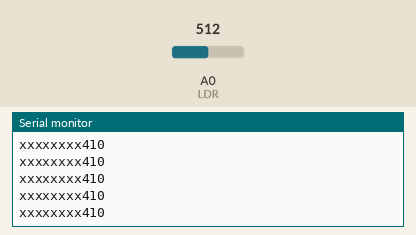
The sketch below on a simulated Arduino Uno, built with avr-gcc and run on an emulated ATmega328P. Shown: the last lines printed to the serial monitor. Inputs (shaded band) come from the test bench; at power-on: A0 (LDR) = 512.

Above: at 1.2 s.
1.3 s: A0 (LDR) set to 883
At 2.0 s:
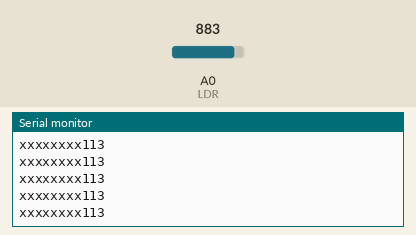
4.3 s: A0 (LDR) set to 913
At 5.1 s:
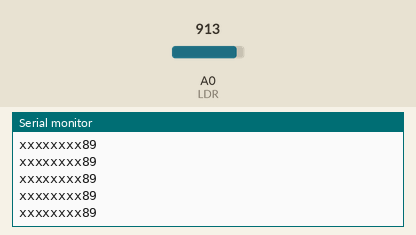
Timing chart, 0 to 7.3 s (numbered marks = the images above; inputs shaded):
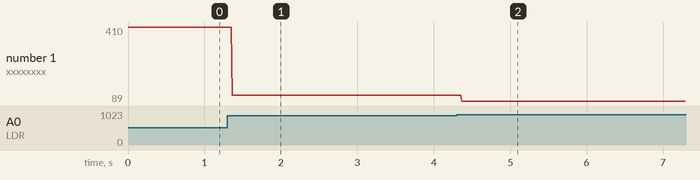

The sketch:

street.ino
```cpp
#define r1 6
#define r2 7
#define r3 8
#define LDR A0
void setup() {
  Serial.begin(9600);
  pinMode(r1,OUTPUT);
  pinMode(r2,OUTPUT);
  pinMode(r3,OUTPUT);
  digitalWrite(r1,HIGH);
  digitalWrite(r2,HIGH);
  digitalWrite(r3,HIGH);
  // put your setup code here, to run once:
}
String s;
void loop() {
  Serial.print("xxxxxxxx");
  Serial.println(map(analogRead(LDR),1025,900,0,100));
  if(Serial.available()){
    s=Serial.readString();
    char x[s.length()];
    s.toCharArray(x,s.length());
    if (x[0]=='1'){
      digitalWrite(r1,LOW);
    }
    else{
      digitalWrite(r1,HIGH);
    }
    if (x[1]=='1'){
      digitalWrite(r2,LOW);
    }
    else{
      digitalWrite(r2,HIGH);
    }
    if (x[2]=='1'){
      digitalWrite(r3,LOW);
    }
    else{
      digitalWrite(r3,HIGH);
    }
  }
  // put your main code here, to run repeatedly:

}
```

Measured:
- after the input at 1.3 s, the serial monitor: prints a new line after 0.07 s (image 1)
- after the input at 4.3 s, the serial monitor: prints a new line after 0.07 s (image 2)
- plotted number 1: 410 → 113 after the input at 1.3 s, 113 → 89 after the input at 4.3 s
